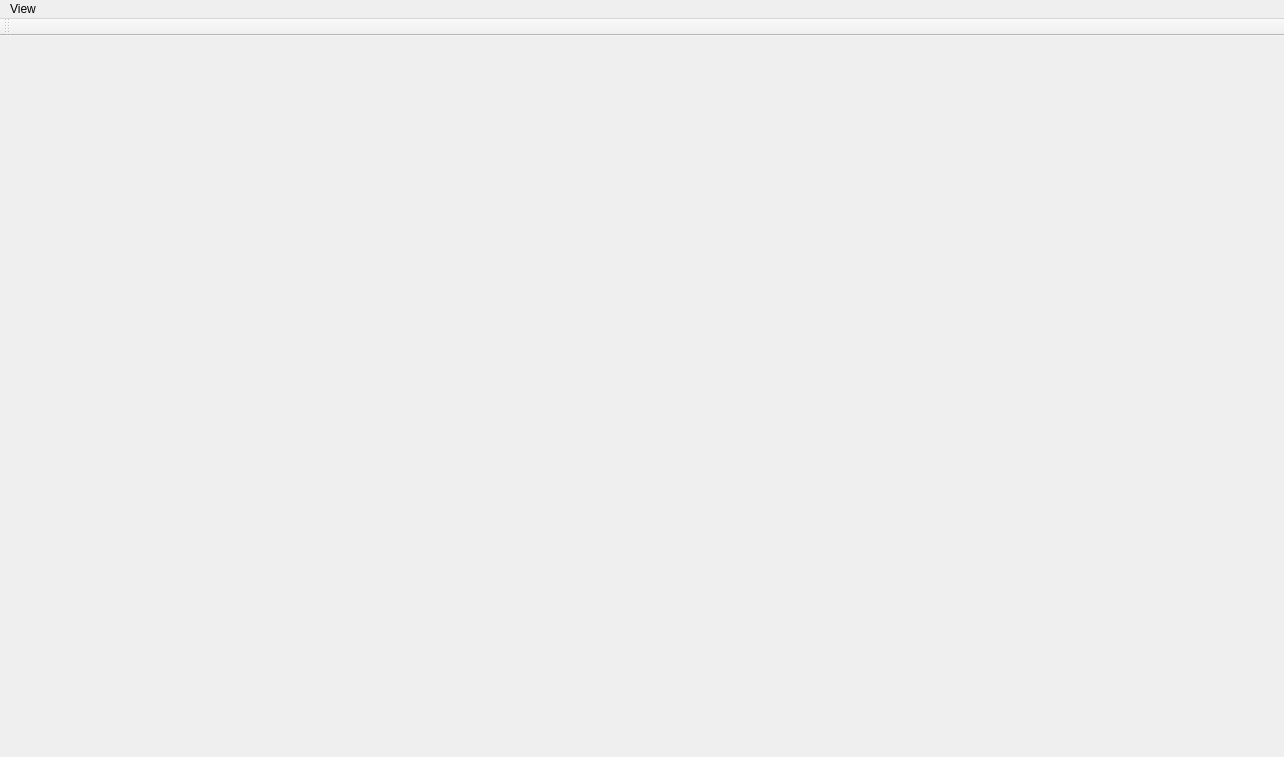
<?xml version="1.0" encoding="UTF-8"?>
<ui version="4.0">
 <class>CMainWindow</class>
 <widget class="QMainWindow" name="CMainWindow">
  <property name="geometry">
   <rect>
    <x>0</x>
    <y>0</y>
    <width>1284</width>
    <height>757</height>
   </rect>
  </property>
  <property name="windowTitle">
   <string>MainWindow</string>
  </property>
  <widget class="QWidget" name="centralwidget"/>
  <widget class="QMenuBar" name="menubar">
   <property name="geometry">
    <rect>
     <x>0</x>
     <y>0</y>
     <width>1284</width>
     <height>21</height>
    </rect>
   </property>
   <widget class="QMenu" name="menuView">
    <property name="title">
     <string>View</string>
    </property>
   </widget>
   <addaction name="menuView"/>
  </widget>
  <widget class="QToolBar" name="toolBar">
   <property name="windowTitle">
    <string>toolBar</string>
   </property>
   <attribute name="toolBarArea">
    <enum>TopToolBarArea</enum>
   </attribute>
   <attribute name="toolBarBreak">
    <bool>false</bool>
   </attribute>
  </widget>
 </widget>
 <resources/>
 <connections/>
</ui>
